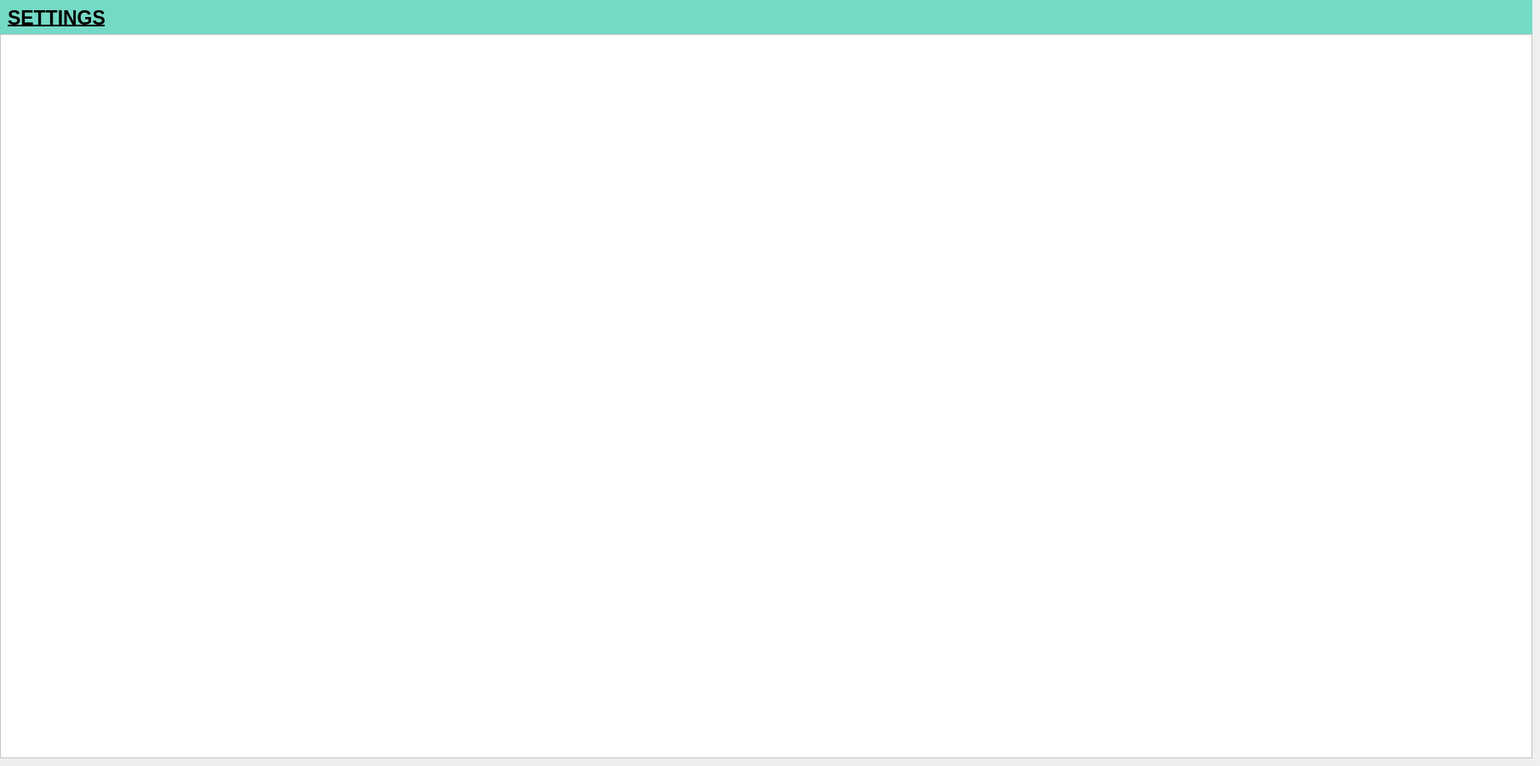
           <widget class="QWidget" name="settings_page">
            <widget class="QFrame" name="title_frame_14">
             <property name="geometry">
              <rect>
               <x>0</x>
               <y>0</y>
               <width>1801</width>
               <height>41</height>
              </rect>
             </property>
             <property name="styleSheet">
              <string notr="true">background-color:rgb(116, 218, 198)</string>
             </property>
             <property name="frameShape">
              <enum>QFrame::NoFrame</enum>
             </property>
             <property name="frameShadow">
              <enum>QFrame::Plain</enum>
             </property>
             <property name="lineWidth">
              <number>0</number>
             </property>
             <layout class="QHBoxLayout" name="horizontalLayout_16">
              <item>
               <widget class="QLabel" name="label_43">
                <property name="font">
                 <font>
                  <pointsize>17</pointsize>
                  <bold>true</bold>
                  <underline>true</underline>
                 </font>
                </property>
                <property name="text">
                 <string>SETTINGS</string>
                </property>
               </widget>
              </item>
             </layout>
            </widget>
            <widget class="QFrame" name="frame_24">
             <property name="geometry">
              <rect>
               <x>0</x>
               <y>40</y>
               <width>1801</width>
               <height>851</height>
              </rect>
             </property>
             <property name="styleSheet">
              <string notr="true">background-color: rgb(255, 255, 255);</string>
             </property>
             <property name="frameShape">
              <enum>QFrame::StyledPanel</enum>
             </property>
             <property name="frameShadow">
              <enum>QFrame::Raised</enum>
             </property>
            </widget>
           </widget>
